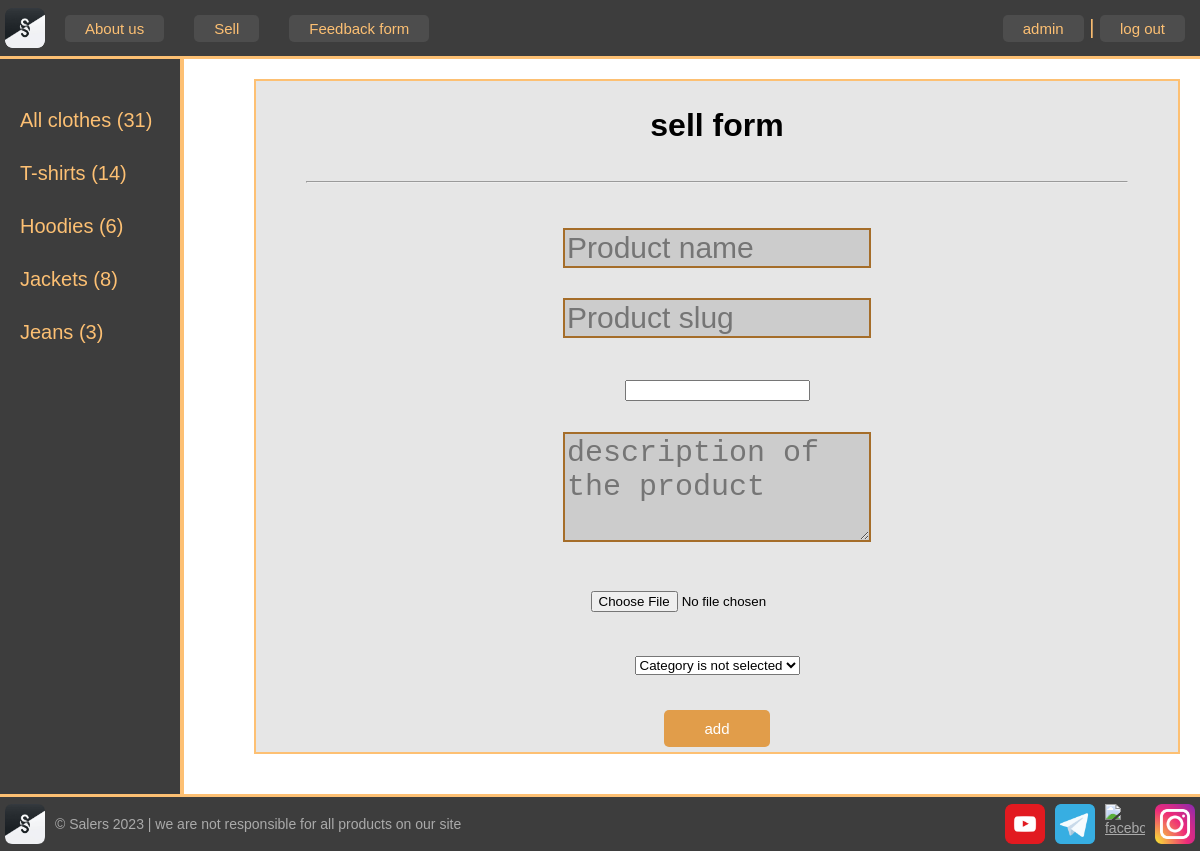
The app's page /sell/ (signed in) with its own data.
### goods/models.py (models this page shows)
class Category(models.Model):
    name = models.CharField(max_length=100, db_index=True, verbose_name='Category')
    slug = models.SlugField(max_length=255, unique=True, db_index=True, verbose_name='URL')
    product_count = models.IntegerField(default=0, verbose_name='Product Count')
    def get_absolute_url(self):
        return reverse('category', kwargs={'cat_slug': self.slug})
    def __str__(self):
        return self.name
    class Meta:
        verbose_name = 'Category'
        verbose_name_plural = 'categories'
        ordering = ['id']

### goods/views.py (the view, shortened to what this page needs)
# urls.py: path('sell/', Sell.as_view(), name='sell'),
class Sell(LoginRequiredMixin, DataMixin, CreateView):
    form_class = SellForm
    template_name = 'menu/sell.html'
    success_url = reverse_lazy('home')
    login_url = reverse_lazy('home')
    def get_context_data(self, *, object_list=None, **kwargs):
        context = super().get_context_data(**kwargs)
        c_def = self.get_user_context(title='sell')
        context = dict(list(context.items()) + list(c_def.items()))
        return context

### goods/forms.py
class SellForm(forms.ModelForm):
    def __init__(self, *args, **kwargs):
        super().__init__(*args, **kwargs)
        self.fields['cat'].empty_label = "Category is not selected"
    class Meta:
        model = Product
        fields = ['title', 'slug', 'price', 'description', 'photo', 'cat']
        widgets = {
            'title': forms.TextInput(attrs={'class': 'form-input',
                                            'placeholder': 'Product name'
                                            }),
            'slug': forms.TextInput(attrs={'class': 'form-input',
                                           'placeholder': 'Product slug'
                                           }),
            'description': forms.Textarea(attrs={'cols': 10, 'rows': 3, 'class': 'form-input',
                                                 'placeholder': 'description of the product'
                                                 }),
        }

### goods/utils.py (called while the page is built)
    def get_user_context(self, **kwargs):
        context = kwargs
        cats = Category.objects.all()
        total = Product.objects.count()  # count of goods
        if not cats:
            cats = Category.objects.annotate(Count('product'))
        user_menu = menu.copy()
        if not self.request.user.is_authenticated:
            user_menu.pop(1)
        context['total'] = total
        context['menu'] = user_menu
        context['cats'] = cats
        if 'cat_selected' not in context:
            context['cat_selected'] = 0
        return context

### goods/templates/menu/sell.html (shortened to what this page needs)
{% extends 'base.html' %}
{% block content %}
<div class="Form">
    <h1>{{title}} form</h1>
    <hr>
    <form method="post" enctype="multipart/form-data">
        {% for f in form %}
        <p>{{f}}</p>
        {% endfor %}
        <button class="sub-button" type="submit">add</button>
    </form>
</div>
{% endblock content%}

### goods/templates/base.html (shortened to what this page needs)
<!DOCTYPE html>
{% load static %}
<html lang="en">
<head>
    <link type="text/css" href="{% static 'css/styles.css' %}" rel="stylesheet"/>
</head>
<body>
<table class="table-page" border=0 cellpadding="0" cellspacing="0">
    <tr>
        <td valign=top>
            {% block mainmenu %}
            <header>
                <ul id="mainmenu" class="mainmenu" style="padding-top: 5px">
                    <li class="logo"><a href="/">
                        <div class="logo"></div></a></li>
                    {% for m in menu %}
                    <li class="first"><a href="{% url m.url_name %}">{{m.title}}</a></li>
                    {% endfor %}
                        {% if request.user.is_authenticated %}
                        <li class="last"><a id="left" href="#">{{user.username}}</a> |
                            <a id="right" href="{% url 'logout' %}">log out</a></li>
                        {% else %}
                        <li class="last"><a id="left" href="{% url 'login' %} ">Log in</a>  |
                                        <a id="right" href="{% url 'register' %}">Sign in</a></li>
                    {% endif %}
                </ul>
            </header>
            {% endblock mainmenu %}
            <table class="table-content" border=0 cellpadding="0" cellspacing="0">
                <tr>
                    <td valign="top" class="left-chapters">
                        <ul id="leftchapters">
                            <li><a href="{% url 'home' %}">All clothes ({{ total }})</a></li>
                            {% for c in cats %}
                            <li><a href="{{ c.get_absolute_url }}">{{c.name}} ({{c.product_count}})</a></li>
                            {% endfor %}
                        </ul>
                    </td>
                    <td valign="top" class="content">
                        <div class="content-text">
                            {% block content %}
                            {% endblock %}
                        </div>
                    </td>
                </tr>
            </table>
        </td>
    </tr>
    <tr>
        <td valign=top>
            <footer>
                <div class="foot-left"><img src="{% static 'images/logos/logo.png' %}" alt="logo" width="40px" height="40px">
                <p>&copy; Salers 2023 | we are not responsible for all products on our site</p>
                </div>
                <div class="foot-right">
                <a href="https://www.youtube.com/"><img src="{% static 'images/logos/youtube-logo.png' %}" alt="youtube" height="40px" width="40px" ></a>
                <a href="https://telegram.org/"><img src="{% static 'images/logos/telegram-logo.png' %}" alt="telegram" height="40px" width="40px" ></a>
                <a href="https://www.facebook.com/"><img src="{% static 'images/logos/facebook-logo.png' %}" alt="facebook" height="40px" width="40px"></a>
                <a href="https://www.instagram.com/"><img src="{% static 'images/logos/instagram-logo.png' %}" alt="instagram" height="40px" width="40px" ></a>
                </div>
            </footer>
        </td>
    </tr>
</table>
</body>
</html>

### goods/static/css/styles.css (style rules this page uses)
html, body { font-family: 'Arial'; margin: 0; padding: 0; height: 100vh; width: 100%; color: #444; display: flex; flex-direction: column; min-height: 90vh; align-content: flex-start; flex-wrap: wrap; }
a { color: #0059b2; text-decoration: none; }
img { max-width: 600px; height: auto; }
.table-page { width: 100%; height: 100%; vertical-align: top; }
.table-page tr { height: 100%; }
header { background: #3d3d3d; height: 50px; padding: 3px 5px 3px 5px; border-bottom: 3px solid #fdc073; }
.logo { background: url('../images/logos/logo.png') no-repeat center center; width: 40px; height: 40px; background-size: cover; border-radius: 20%; align-items: center; }
ul.mainmenu { list-style: none; margin: 0; padding: 0; height: 40px; color: #fdc073; font-size: 20px; overflow: hidden; }
ul.mainmenu li { float: left; margin: 7px 10px 5px 20px; text-align: center; }
ul.mainmenu li.logo { margin: 0; }
header li.first { font-size: 15px; display: inline-block; padding: 5px 20px 5px 20px; background-color: #4d4d4d; color: #fdc073; text-decoration: none; border: none; cursor: pointer; border-radius: 5px; }
header li.last { float: right; }
header li.last #left { font-size: 15px; display: inline-block; padding: 5px 20px 5px 20px; background-color: #4d4d4d; color: #fdc073; text-decoration: none; border: none; cursor: pointer; border-radius: 5px; }
header li.last #right { font-size: 15px; display: inline-block; padding: 5px 20px 5px 20px; background-color: #4d4d4d; color: #fdc073; text-decoration: none; border: none; cursor: pointer; border-radius: 5px; }
.sub-button { font-size: 15px; display: inline-block; padding: 10px 40px 10px 40px; background-color: #e19d4a; color: #fff; text-decoration: none; border: none; cursor: pointer; border-radius: 5px; }
ul.mainmenu li a { color: #fdc073; text-decoration: none; }
.table-content { width: 100%; min-height: 100%; height: 100%; }
.left-chapters { height: 84vh; max-width: 180px; width: 180px; margin: 0; background: #3d3d3d; border-right: 4px solid #fdc073; }
.left-chapters ul { width: 150px; min-height: 80%; margin: 0; padding: 20px 10px 0px 20px; list-style: none; font-size: 20px; }
.left-chapters ul li { margin: 30px 0 0 0; color: #999; }
.left-chapters ul li a { color: #fdc073; text-decoration: none; }
.content { padding: 20px 20px 20px 40px; width: 100%; box-sizing: border-box; text-align: center; }
.content-text { margin: 0 0 0 30px; color: #000; font-family: arial; }
.content-text h1 { font-size: 32px; }
footer { border-top: 3px solid #fdc073; margin-top: auto; background: #3d3d3d; padding: 5px; color: #aaa; font-size: 14px; display: flex; justify-content: center; align-items: center; }
footer .foot-left { margin-right: auto; display: flex; align-items: center; }
footer .foot-right { margin-left: auto; display: flex; align-items: center; }
footer a { text-decoration: underline; color: #aaa; height: 40px; width: 40px; display: flex; justify-content: center; align-items: center; }
.Form { font-size: 30px; display: flex; border: 2px solid #fdc073; background-color: #e6e6e6; padding: 5px; flex-direction: column; }
.Form hr { width: 90%; }
.form-input { width: 300px; font-size: 30px; background-color: #cccccc; border: 2px solid #a56d29; }

### records on screen
Category: name "T-shirts", product_count "14"
Category: name "Hoodies", product_count "6"
Category: name "Jackets", product_count "8"
Category: name "Jeans", product_count "3"

### other values on screen
{{ m.title }} "About us" "Sell" "Feedback form"
{{ user.username }} "admin"
{{ total }} "31"
{{ title }} "sell"
